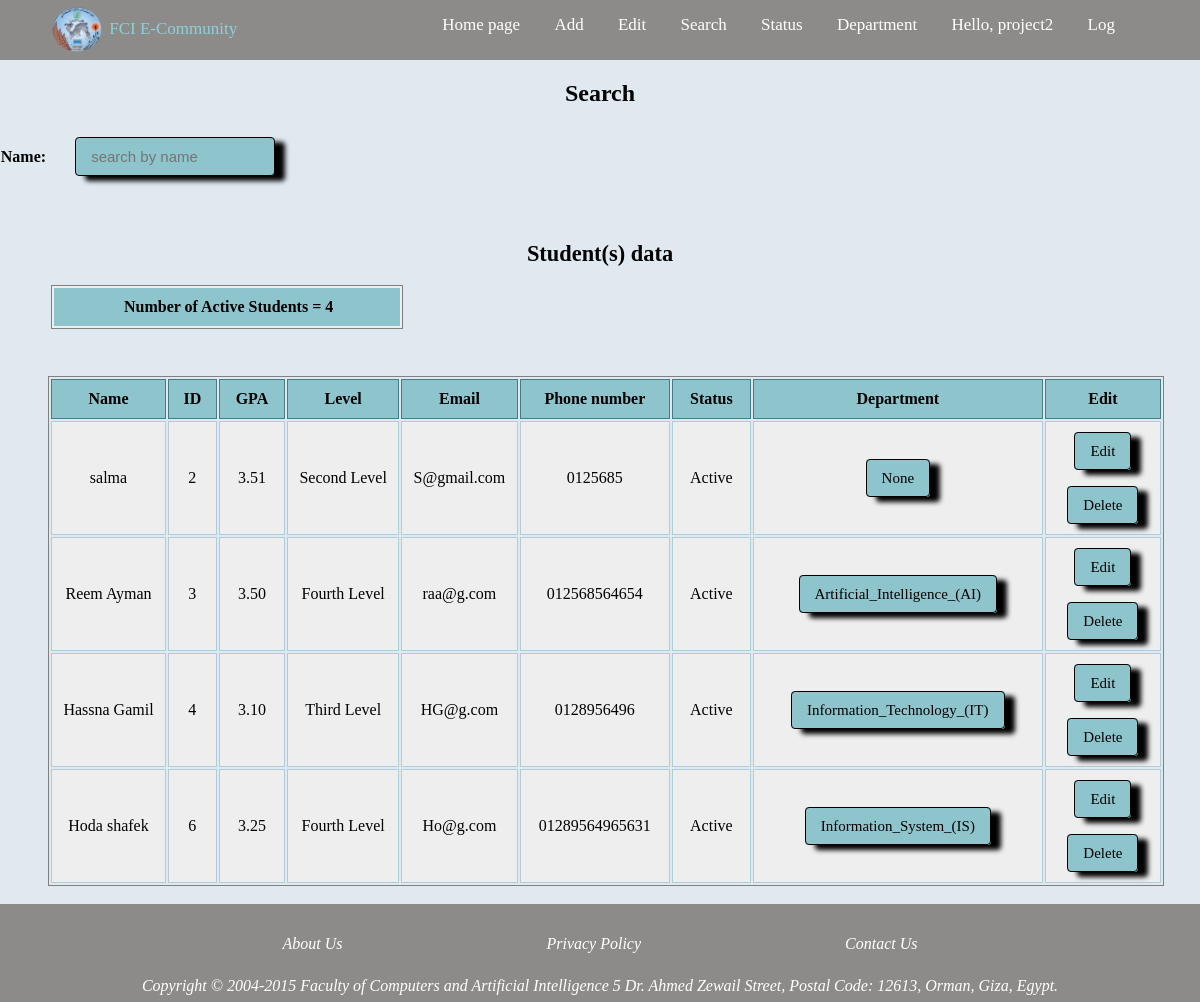
/Search (signed in), run on the app's committed database.
### pro2_app/models.py (models this page shows, shortened)
class Student (models.Model):
    gender_student = [
        ('Male','Male'),('Female','Female')
    ]
    status_student = [
        ('Active', 'Active'), ('Inactive', 'Inactive')
    ]
    level_student = [
        ('First Level', 'First Level'), ('Second Level', 'Second Level'),
        ('Third Level', 'Third Level'), ('Fourth Level', 'Fourth Level')
    ]
    department_student = [
        ('Computer_Science_(CS)', 'Computer_Science_(CS)'),
        ('Artificial_Intelligence_(AI)', 'Artificial_Intelligence_(AI)'),
        ('Information_Technology_(IT)', 'Information_Technology_(IT)'),
        ('Information_System_(IS)', 'Information_System_(IS)'),
        ('Decision_Support_(DS)', 'Decision_Support_(DS)'),
    ]
    id = models.IntegerField(primary_key=True, validators=[validate_domainonly_id])
    name = models.CharField(max_length=1000)
    dateOfBirth = models.DateField()
    GPA = models.DecimalField(max_digits=4, decimal_places=2, validators=[validate_domainonly_GPA])
    gender = models.CharField(max_length=250, choices=gender_student, default="Male")
    level = models.CharField(max_length=500, choices=level_student)
    email = models.EmailField(max_length=250, validators=[validate_domainonly_email])
    mobileNumber = models.CharField(max_length=250)
    department = models.CharField(max_length=500, choices=department_student, null=True, blank=True)
    status = models.CharField(max_length=250, choices=status_student, default="Active")

### pro2_app/views.py (the view)
# urls.py: path('Search', views.Search, name='SearchStudent'),
@login_required(login_url='LoginStudent')
def Search(request):
    search = Student.objects.filter(status='Active')
    name = None
    if 'search_name' in request.GET:
        name = request.GET['search_name']
        if name:
            search = search.filter(name__icontains=name)
    context = {
        'students': search,
        'allStudents': Student.objects.filter(status='Active').count(),
    }
    return render(request, 'pages/Search.html', context)

### templates/pages/Search.html (shortened to what this page needs)
{% extends 'base.html' %}
{% block content %}
    <p>
        <h1 class ="serH1">Search</h1>
    </p>
    <form action="" method="GET">
        <div id="content">
            <label for="search_name">Search Name: </label>
            <input class ="serInput" type="search" placeholder="search by name" name="search_name" >
        </div>
    </form>
    <h2 class ="serH2">Student(s) data</h2>
    <p class = "staP">Number of Active Students = {{allStudents}}</p>
    <table class = "serTable">
        <thead>
                <td>Name</td>
                <td>ID</td>
                <td>GPA</td>
                <td>Level</td>
                <td>Email</td>
                <td>Phone number</td>
                <td>Status</td>
                <td>Department</td>
                <td>Edit</td>
        </thead>
        <tbody>
        {% for s in students %}
            <tr id="tr1">
                <td>{{s.name}}</td>
                <td>{{s.id}}</td>
                <td>{{s.GPA}}</td>
                <td>{{s.level}}</td>
                <td>{{s.email}}</td>
                <td>{{s.mobileNumber}}</td>
                <td>{{s.status}}</td>
                <td><a class="DLink" href="{% url 'depUpdate' s.id %}">{{s.department}}</a></td>
                <td>
                    <a class="ELink" href="{% url 'update2' s.id %}">Edit</a>
                    <br><br>
                    <br/>
                    <a class="DeLink" href="{% url 'delete2' s.id %}">Delete</a>
                </td>
            </tr>
        {%endfor%}
        </tbody>
    </table>
    <br><br>
{% endblock content %}

### templates/parts/nav.html
{% load static %}
<nav>
    <div class="logoimg">
        <img class="logo" src="{% static 'Img/FB_IMG.png' %}"alt="FCI Logo"> FCI E-Community
    </div>
    <div class="navbar">
        <a class = "navA" href="{% url 'StudentAffairs' %}">Home page</a>
        <a class = "navA" href="{% url 'AddStudent' %}">Add</a>
        <a class = "navA" href="{% url 'EditStudent' %}">Edit</a>
        <a class = "navA" href="{% url 'SearchStudent' %}">Search</a>
        <a class = "navA" href="{% url 'StatusStudent' %}">Status</a>
        <a class = "navA" href="{% url 'DepartmentStudent' %}">Department</a>
        <span class = "navA">Hello, {{request.user}}</span>
        <a class = "navA" href="{% url 'Logout' %}">Log</a>
    </div>
</nav>

### pro2/static/CSS/Full_style.css (style rules this page uses)
nav { background-color: rgba(128, 125, 121, 0.863); text-align: right; font-size: 17px; }
.logoimg { float: left; padding-left: 50px; margin-top: 3px; color: #8ad1dc; font-size: 17px; }
.logo { vertical-align: middle; width: 55px; height: 55px; }
.navbar { padding-right: 70px; }
.navA { color: rgb(255, 255, 255); text-decoration: none; padding: 15px; padding-bottom: 25px; display: inline-block; }
body { margin: 0; font-family: Georgia, "Times New Roman", Times, serif; background-color: rgb(224, 232, 240); }
label { margin-bottom: 8px; }
form { max-width: 500px; margin: 10px auto; border: none; font-weight: bold; padding-bottom: 60px; }
.serH1 { text-align: center; font-size: x-large; margin-bottom: 20px; margin-top: 20px; }
.serH2 { margin-top: -5px; text-align: center; font-size: 1.4em; }
input, select, .logBut, .ELink, .DLink, .DeLink, .DelLink { border: none; border-radius: 4px; font-size: 15px; margin: 0; outline: 0; padding: 10px; width: 100%; box-sizing: border-box; box-shadow: 10px 5px 5px black; background-color: #8ec4cc; color: black; margin-bottom: 30px; }
.serInput { border: black 1px solid; font-size: 15px; margin: 10px; margin-left: 25px; margin-bottom: 0px; outline: 0; padding: 10px 15px; width: 50%; box-sizing: border-box; -webkit-box-sizing: border-box; -moz-box-sizing: border-box; background-color: #8ec4cc; color: black; }
.ELink, .DLink, .DeLink { border: black 1px solid; font-size: 15px; margin: 10px; outline: 0; padding: 10px 15px; width: 50%; box-sizing: border-box; -webkit-box-sizing: border-box; -moz-box-sizing: border-box; background-color: #8ec4cc; color: black; margin-bottom: 15px; text-decoration: none; }
#content { margin-left: -400px; width: 80%; }
.staP { font-weight: bold; width: 23%; border: 2px solid #eee; outline: 1px solid grey; margin-bottom: 25px; margin-left: 52px; padding-top: 10px; padding-bottom: 10px; padding-left: 70px; background-color: #8ec4cc; }
.serTable { border: 1px solid gray; margin: 4%; margin-right: 3%; margin-bottom: 5em; border-spacing: 0ch; border-spacing: 2px; width: 93%; }
.serTable td { padding-top: 20px; padding-bottom: 20px; text-align: center; background-color: #eee; border: 1px solid rgb(173, 205, 218); }
.serTable thead td { padding: 10px; background-color: #8ec4cc; color: black; font-weight: bold; text-align: center; border-color: #457c85; }

### data on the page
Student: name "salma", id "2", GPA "3.51", level "Second Level", email "S@gmail.com", mobileNumber "0125685", status "Active", department "None"
Student: name "Reem Ayman", id "3", GPA "3.50", level "Fourth Level", email "raa@g.com", mobileNumber "012568564654", status "Active", department "Artificial_Intelligence_(AI)"
Student: name "Hassna Gamil", id "4", GPA "3.10", level "Third Level", email "HG@g.com", mobileNumber "0128956496", status "Active", department "Information_Technology_(IT)"
Student: name "Hoda shafek", id "6", GPA "3.25", level "Fourth Level", email "Ho@g.com", mobileNumber "01289564965631", status "Active", department "Information_System_(IS)"

### other printed values
{{ request.user }} "project2"
{{ allStudents }} "4"
